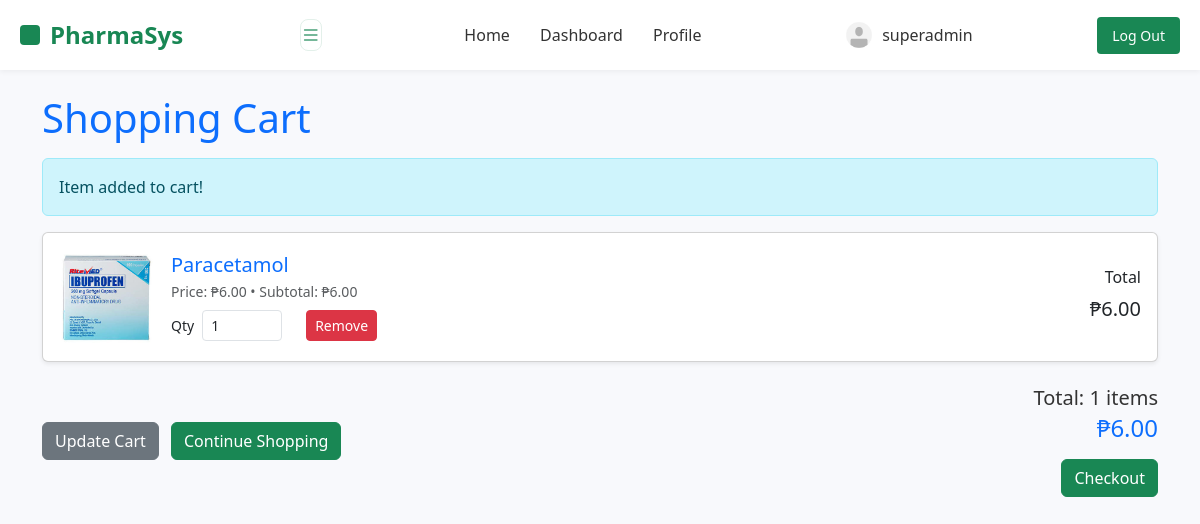
The page /pages/cart.php?id=2 (signed in) on the database its author committed.
### tables this page shows
CREATE TABLE `product` (
  `Product_id` int(11) NOT NULL,
  `Product_name` varchar(255) NOT NULL,
  `category` varchar(100) DEFAULT NULL,
  `type` varchar(100) DEFAULT NULL,
  `prescription_needed` tinyint(1) NOT NULL DEFAULT 0,
  `description` text NOT NULL,
  `image` varchar(255) DEFAULT NULL,
  `price` decimal(10,0) NOT NULL,
  `exp_date` date NOT NULL,
  `order_date` date NOT NULL,
  `stck_qty` int(11) NOT NULL
);

### pages/cart.php (the view, shortened to what this page needs)
<?php
include __DIR__ . '/../func/db.php';
if (isset($_GET['id']) && is_numeric($_GET['id'])) {
    $product_id = (int)$_GET['id'];
    $stmt = $conn->prepare("SELECT * FROM product WHERE Product_id = ? AND stck_qty > 0");
    $stmt->bind_param("i", $product_id);
    $stmt->execute();
    $result = $stmt->get_result();
    $product = $result->fetch_assoc();
    if ($product) {
        $requires_prescription = !empty($product['prescription_needed']);
        $stock = (int)$product['stck_qty'];
        if ($requires_prescription) {
            if ($_SERVER['REQUEST_METHOD'] === 'POST' && isset($_POST['add_presc_product_id']) && (int)$_POST['add_presc_product_id'] === $product_id) {
                if (!isset($_FILES['prescription_image']) || $_FILES['prescription_image']['error'] !== UPLOAD_ERR_OK) {
                    $message = 'Please upload a prescription image to add this item to your cart.';
                } else {
                    $finfo = new finfo(FILEINFO_MIME_TYPE);
                    $mime = $finfo->file($_FILES['prescription_image']['tmp_name']);
                    $allowed = ['image/jpeg'=>'jpg','image/png'=>'png','image/gif'=>'gif','image/webp'=>'webp'];
                    if (!array_key_exists($mime, $allowed)) {
                        $message = 'Unsupported prescription image type. Allowed: JPG, PNG, GIF, WEBP.';
                    } else {
                        $ext = $allowed[$mime];
                        $base = time() . '_' . (int)$_SESSION['user_id'] . '_' . bin2hex(random_bytes(6));
                        $name = $base . '.' . $ext;
                        $target_dir = __DIR__ . '/../assets/prescriptions/';
                        if (!is_dir($target_dir)) mkdir($target_dir, 0755, true);
                        $target = $target_dir . $name;
                        $data = file_get_contents($_FILES['prescription_image']['tmp_name']);
                        if ($data !== false) {
                            $img = isset($product['image']) && $product['image'] !== '' ? $product['image'] : null;
                            $target_dir = __DIR__ . '/../assets/prescriptions/';
                            if (!is_dir($target_dir)) mkdir($target_dir, 0755, true);
                            if (move_uploaded_file($_FILES['prescription_image']['tmp_name'], $target)) {
                                $_SESSION['cart'][$product_id] = [
                                    'name' => $product['Product_name'],
                                    'price' => $product['price'],
                                    'quantity' => 1,
                                    'stock' => $stock,
                                    'image' => $img,
                                    'prescription_image' => $name
                                ];
                                header('Location: /Pharma_Sys/pages/cart.php');
                                exit;
                            } else {
                                $message = 'Failed to save uploaded prescription image. Please try again.';
                            }
                        } else {
                            $message = 'Failed to read uploaded prescription image. Please try again.';
                        }
                    }
                }
            } else {
                                ?>
                                <!doctype html>
                                <html lang="en">
                                <head>
                                    <meta charset="utf-8">
                                    <meta name="viewport" content="width=device-width,initial-scale=1">
                                    <title>Prescription required - PharmaSys</title>
                                    <link href="https://cdn.jsdelivr.net/npm/bootstrap@5.3.2/dist/css/bootstrap.min.css" rel="stylesheet">
                                    <link rel="stylesheet" href="/Pharma_Sys/assets/css/design.css">
                                </head>
                                <body style="overflow:hidden;">
                                <?php include __DIR__ . '/../func/header.php'; ?>
                                <main class="container d-flex align-items-center justify-content-center" style="height: calc(100vh - 140px);">
                                    <div class="row justify-content-center">
                                        <div class="col-md-8">
                                            <div class="card shadow-sm">
                                                <div class="card-body">
                                                    <h4 class="card-title">Prescription required</h4>
                                                    <p class="card-text">The product <strong><?= htmlspecialchars($product['Product_name']) ?></strong> requires a prescription before it can be added to your cart. Please upload a clear image of your prescription.</p>
                                                    <?php if (!empty($message)): ?><div class="alert alert-warning"><?= htmlspecialchars($message) ?></div><?php endif; ?>
                                                    <form method="post" enctype="multipart/form-data">
                                                            <input type="hidden" name="add_presc_product_id" value="<?= (int)$product_id ?>">
                                                            <div class="mb-3">
                                                                    <label class="form-label">Prescription image</label>
                                                                    <input type="file" name="prescription_image" accept="image/*" class="form-control" required>
                                                            </div>
                                                            <div class="d-flex gap-2">
                                                                    <button type="submit" class="btn btn-success">Upload & Add to Cart</button>
                                                                    <a href="/Pharma_Sys/pages/medicine_search.php" class="btn btn-outline-secondary">Cancel</a>
                                                            </div>
                                                    </form>
                                                </div>
                                            </div>
                                        </div>
                                    </div>
                                </main>
                                <?php include __DIR__ . '/../func/footer.php'; ?>
                                <script src="https://cdn.jsdelivr.net/npm/bootstrap@5.3.2/dist/js/bootstrap.bundle.min.js"></script>
                                </body>
                                </html>
                                <?php
                                exit;
            }
        } else {
            if (isset($_SESSION['cart'][$product_id])) {
                if ($_SESSION['cart'][$product_id]['quantity'] < $stock) {
                    $_SESSION['cart'][$product_id]['quantity'] += 1;
                    $message = 'Item added to cart!';
                } else {
                    $message = 'You’ve reached the maximum stock available.';
                }
            } else {
                $message = 'Item added to cart!';
            }
        }
    } else {
        $message = 'Product not available.';
    }
}
$cart = isset($_SESSION['cart']) ? $_SESSION['cart'] : [];
if (!empty($cart) && isset($conn)) {
    $ids = array_map('intval', array_keys($cart));
    if (!empty($ids)) {
        $in = implode(',', $ids);
        $sql = "SELECT Product_id, image FROM product WHERE Product_id IN ($in)";
        $res = $conn->query($sql);
        $dbImages = [];
        if ($res) {
            while ($r = $res->fetch_assoc()) {
                $dbImages[(int)$r['Product_id']] = $r['image'];
            }
        }
        foreach ($ids as $pid) {
            if (isset($dbImages[$pid]) && $dbImages[$pid] !== '') {
                $cart[$pid]['image'] = $dbImages[$pid];
            }
        }
    }
}
$total_items = 0;
$total_price = 0;
if (!empty($cart)) {
    foreach ($cart as $item) {
        $total_items += $item['quantity'];
        $total_price += $item['price'] * $item['quantity'];
    }
}
?>
<!DOCTYPE html>
<html lang="en">
<head>
    <link href="https://cdn.jsdelivr.net/npm/bootstrap@5.3.2/dist/css/bootstrap.min.css" rel="stylesheet">
    <link rel="stylesheet" href="../assets/css/design.css">
</head>
<body>
    <?php include __DIR__ . '/../func/header.php'; ?>
    <div class="container my-4">
        <h1 class="text-primary mb-3">Shopping Cart</h1>
        <?php if (isset($message)): ?>
            <div class="alert alert-info"><?= htmlspecialchars($message) ?></div>
        <?php endif; ?>
                <?php if (empty($cart)): ?>
                        <div class="text-center py-4">
                                <p>Your cart is empty. <a href="../pages/index.php">Shop now</a>.</p>
                        </div>
                <?php else: ?>
                        <form method="POST">
                            <div class="row g-3">
                                <?php foreach ($cart as $id => $item): ?>
                                    <div class="col-12">
                                        <div class="card shadow-sm">
                                            <div class="card-body" style="max-height:80vh; overflow:auto;">
                                                <div class="d-flex align-items-center">
                                                    <div class="me-3" style="width:96px;height:96px;flex:0 0 96px;">
                                                        <?php
                                                            $imgUrl = '/Pharma_Sys/assets/image/default.jpg';
                                                            if (!empty($item['image'])) {
                                                                $disk = __DIR__ . '/../assets/image/' . $item['image'];
                                                                if (is_file($disk)) {
                                                                    $imgUrl = '/Pharma_Sys/assets/image/' . rawurlencode($item['image']);
                                                                }
                                                            }
                                                        ?>
                                                        <img src="<?= htmlspecialchars($imgUrl) ?>" alt="<?= htmlspecialchars($item['name']) ?>" style="width:96px;height:96px;object-fit:cover;border-radius:8px;">
                                                    </div>
                                                    <div class="flex-grow-1">
                                                        <h5 class="mb-1 text-primary"><?= htmlspecialchars($item['name']) ?></h5>
                                                        <div class="text-muted small">Price: ₱<?= number_format($item['price'],2) ?> • Subtotal: ₱<?= number_format($item['price'] * $item['quantity'],2) ?></div>
                                                        <div class="mt-2 d-flex align-items-center gap-2">
                                                            <label class="m-0 small">Qty</label>
                                                            <input type="number" name="quantity[<?= $id ?>]" value="<?= $item['quantity'] ?>" min="1" class="form-control form-control-sm" style="width:80px;">
                                                            <button type="submit" name="remove_id" value="<?= $id ?>" class="btn btn-sm btn-danger ms-3" onclick="return confirm('Remove?')">Remove</button>
                                                        </div>
                                                    </div>
                                                    <div class="text-end ms-3" style="min-width:160px;">
                                                        <div class="mb-2">Total</div>
                                                        <div class="h5">₱<?= number_format($item['price'] * $item['quantity'],2) ?></div>
                                                    </div>
                                                </div>
                                            </div>
                                        </div>
                                    </div>
                                <?php endforeach; ?>
                            </div>
                            <div class="d-flex justify-content-between align-items-center mt-4">
                                <div>
                                    <button type="submit" name="update" class="btn btn-secondary">Update Cart</button>
                                    <a href="../pages/medicine_search.php" class="btn btn-primary ms-2">Continue Shopping</a>
                                </div>
                                <div class="text-end">
                                    <h5 class="mb-1">Total: <?= $total_items ?> items</h5>
                                    <h4 class="text-primary">₱<?= number_format($total_price, 2) ?></h4>
                                    <a href="../pages/checkout.php" class="btn btn-success mt-2">Checkout</a>
                                </div>
                            </div>
                        </form>
                <?php endif; ?>
    </div>
</body>
</html>

### assets/css/design.css (style rules this page uses)
* { margin: 0; padding: 0; box-sizing: border-box; font-family: 'Segoe UI', Tahoma, Geneva, Verdana, sans-serif; }
html { scroll-behavior: smooth; }
body { background: #f8f9fc; color: #333; min-height: 100vh; position: relative; overflow-x: hidden; }
body::after { content: ''; position: absolute; bottom: 0; right: 0; width: 300px; height: 200px; background: radial-gradient(circle at bottom right, #9f70ff 0%, #ffffff 80%); border-top-left-radius: 50% 50%; z-index: -1; }

### func/header.php (style rules this page uses)
.site-admin-mode .btn-primary { background-color: #198754 !important; border-color: #198754 !important; color: #fff !important; }

### rows shown on the page
product: image (picture), Product_name "Paracetamol", price "6.00", $item['price']*$item['quantity'] "6.00", quantity "1", $id 2 (drawn)

### other values the page prints
$_SESSION['username'] "superadmin"
$message "Item added to cart!"
$total_items "1"
$total_price "6.00"
